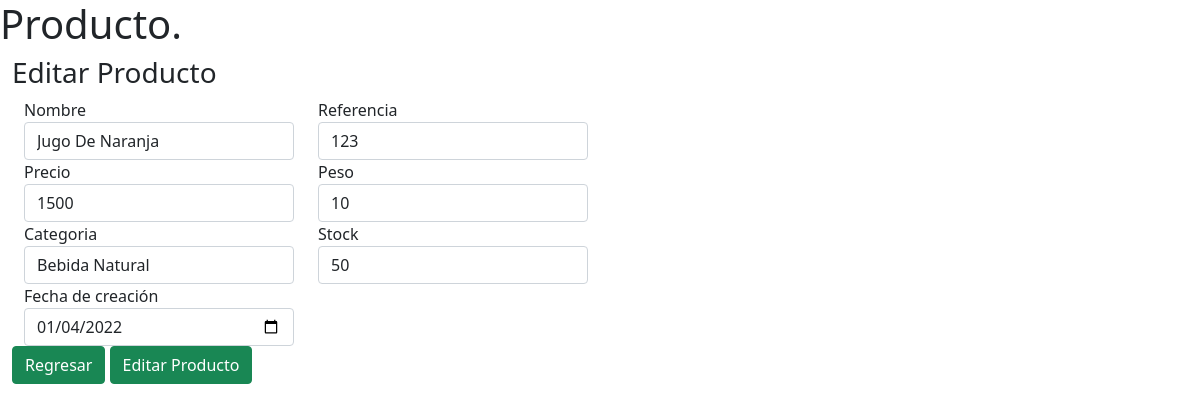
/views/edit_product.php?getProduct=2, run on the app's committed database.
### tables this page shows
CREATE TABLE `products` (
  `id_product` int(11) NOT NULL,
  `name_product` varchar(25) NOT NULL,
  `referense` varchar(125) NOT NULL,
  `price` int(11) NOT NULL,
  `weight` int(11) NOT NULL,
  `category` varchar(50) NOT NULL,
  `stock` int(11) NOT NULL,
  `created_at` date NOT NULL
);

### models/conexion.php (called while the page is built, shortened)
<?php
    class Conexion
    {
        public $host = 'localhost';
        public $userDB = 'root';
        public $password= '';
        public $nameDB = 'inventory_konecta';
        public $characters = 'UTF8';
        public function __construct()
        {
            try {
                $this->cn = new mysqli($this->host, $this->userDB, $this->password, $this->nameDB);
                $this->cn->set_charset($this->characters);
                return $this->cn;
            } catch (Exception $e) {
                echo 'Excepcion capturada'.$e->getMessage(), 'n';
            }
        }
    }

### controllers/ProductController.php (called while the page is built, shortened)
<?php
require_once('../models/ModelProduct.php');
$Product = new Product();
if (isset($_POST['state']) && $_POST['state'] == "new") {
	$Product->createProduct($_POST['name_product'], $_POST['referense'], $_POST['price'], $_POST['weight'], $_POST['category'], $_POST['stock'], $_POST['created_at']);
	header("Location: ../views/new_product.php");
} else if (isset($_POST['state']) && $_POST['state'] == "edit") {
	$id = isset($_POST['id']) ? $_POST['id'] : "";
	if ($id != "") {
		$Product->updateProduct($_POST['name_product'], $_POST['referense'], $_POST['price'], $_POST['weight'], $_POST['category'], $_POST['stock'], $_POST['created_at'], $id);
	}
	header("Location: ../views/edit_product.php?getProduct=" . $id);
} else if (isset($_GET['getProduct'])) {
	$product = $Product->getProductById($_GET['getProduct']);
} else if (isset($_GET['deleteProduct'])) {
	$Product->deleteProductById($_GET['deleteProduct']);
	header("Location: ../views/index.php");
} else {
	$data = $Product->listProducts();
}

### models/ModelProduct.php (called while the page is built, shortened)
<?php
require_once('conexion.php');
class Product
{
    private $db;
    public function __construct()
    {
        $this->db = new Conexion();
    }
    public function getProductById($id_product)
    {
        $a = array();
        $sql = 'SELECT * FROM products
            WHERE id_product = ?;';
        $sentencia = $this->db->cn->prepare($sql);
        $this->id_product = $id_product;
        $sentencia->bind_param('i', $this->id_product);
        $sentencia->execute();
        $result = $sentencia->get_result();
        while ($row = $result->fetch_assoc()) {
            $a[] = array(
                'id_product' => $row['id_product'],
                'name_product' => $row['name_product'],
                'referense' => $row['referense'],
                'price' => $row['price'],
                'weight' => $row['weight'],
                'category' => $row['category'],
                'stock' => $row['stock'],
                'created_at' => $row['created_at'],
            );
        }
        return $a;
    }
}

### views/edit_product.php (the view, shortened to what this page needs)
<!DOCTYPE html>
<html>
<head>
    <link rel="stylesheet" type="text/css" href="../public/css/bootstrap.min.css">
</head>
<body class="hold-transition skin-green sidebar-mini">
    <div class="wrapper">
        <div class="embed-container content-wrapper">
            <section class="content-header">
                <h1>Producto.</h1>
            </section>
            <?php
            require_once('../controllers/ProductController.php');
            ?>
            <section class="content container-fluid">
                <div class="box box-success">
                    <div class="box-header with-border">
                        <h3 class="box-title">Editar Producto</h3>
                    </div>
                    <form action="../controllers/ProductController.php" method="POST">
                        <div class="box-body ">
                            <div class="container-fluid">
                                <div class="row">
                                    <div class="form-group col-md-3">
                                        <label for="name">Nombre</label>
                                        <input type="text" class="form-control" name="name_product" id="name_product" placeholder="" required value="<?php echo $product[0]['name_product']; ?>">
                                    </div>
                                    <div class="form-group col-md-3">
                                        <label for="referense">Referencia</label>
                                        <input type="text" class="form-control" name="referense" id="referense" placeholder="" required value="<?php echo $product[0]['referense']; ?>">
                                    </div>
                                </div>
                                <div class="row">
                                    <div class="form-group col-md-3">
                                        <label for="price">Precio</label>
                                        <input type="number" class="form-control" name="price" min="0" id="price" placeholder="" required value="<?php echo $product[0]['price']; ?>">
                                    </div>
                                    <div class="form-group col-md-3">
                                        <label for="weight">Peso</label>
                                        <input type="number" min="0" class="form-control" name="weight" id="weight" placeholder="" required value="<?php echo $product[0]['weight']; ?>">
                                    </div>
                                </div>
                                <div class="row">
                                    <div class="form-group col-md-3">
                                        <label for="category">Categoria</label>
                                        <input type="text" class="form-control" name="category" id="category" placeholder="" required value="<?php echo $product[0]['category']; ?>">
                                    </div>
                                    <div class="form-group col-md-3">
                                        <label for="Stock">Stock</label>
                                        <input type="number" min="0" class="form-control" name="stock" id="stock" placeholder="" required value="<?php echo $product[0]['stock']; ?>">
                                    </div>
                                </div>
                                <div class="row">
                                    <div class="form-group  col-md-3">
                                        <label for="date">Fecha de creación</label>
                                        <input type="date" autocomplete="off" class="form-control" name="created_at" id="created_at" placeholder="" required value="<?php echo $product[0]['created_at']; ?>">
                                    </div>
                                </div>
                            </div>
                        </div>
                        <div class="box-footer">
                            <a href="../views/index.php" class="btn btn-success">Regresar</a>
                            <button type="submit" id="nuevo" class="btn btn-success">Editar Producto</button>
                        </div>
                    </form>
                </div>
            </section>
        </div>
    </div>
</body>

### data on the page
products: name_product "Jugo De Naranja", referense "123", price "1500", weight "10", category "Bebida Natural", stock "50", created_at "01/04/2022"
